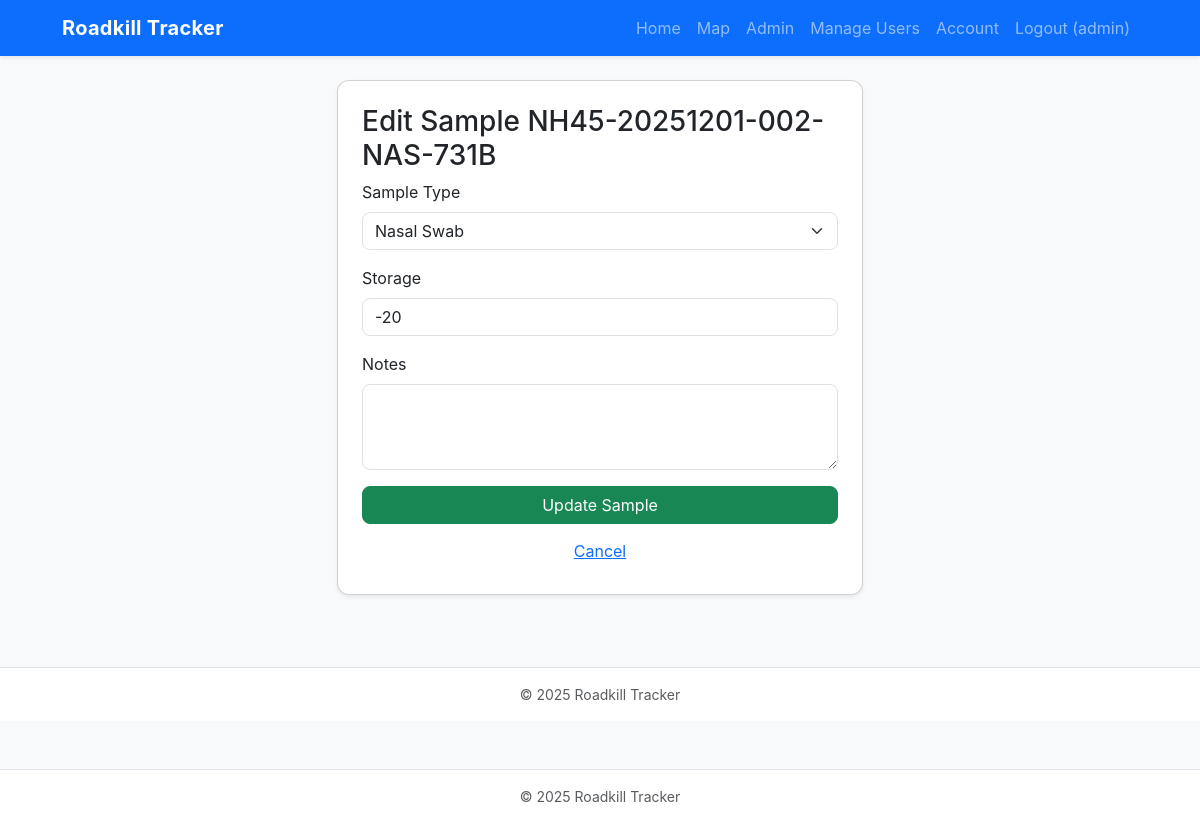
/sample/2/edit (signed in), run on the app's committed database.
### app.py (models this page shows)
class User(db.Model, UserMixin):
    id = db.Column(db.Integer, primary_key=True)
    username = db.Column(db.String(80), unique=True, nullable=False)
    pw_hash = db.Column(db.String(200), nullable=False)
    full_name = db.Column(db.String(120))
    email = db.Column(db.String(120))
    role = db.Column(db.String(50), default='collector')
    is_approved = db.Column(db.Boolean, default=False)

class Sample(db.Model):
    id = db.Column(db.Integer, primary_key=True)
    carcass_id = db.Column(db.Integer, db.ForeignKey('carcass.id'))
    uuid = db.Column(db.String(36), nullable=False, unique=True)
    label = db.Column(db.String(120), nullable=False, unique=True)
    sample_type = db.Column(db.String(60))
    collected_by = db.Column(db.String(120))
    collected_at = db.Column(db.DateTime, default=ist_now)
    storage = db.Column(db.String(120))
    notes = db.Column(db.Text)
    qr_path = db.Column(db.String(300))

### app.py (the view, shortened to what this page needs)
    @app.route('/sample/<int:sample_id>/edit', methods=['GET', 'POST'])
    @login_required
    def edit_sample(sample_id):
        if not is_admin():
            flash("Admin access required.")
            return redirect(url_for('view_sample', sample_id=sample_id))
        s = Sample.query.get_or_404(sample_id)
        return render_template('edit_sample.html', s=s)

### app.py (called while the page is built)
@login_manager.user_loader
def load_user(user_id):
    try:
        return User.query.get(int(user_id))
    except Exception:
        return None

def is_admin():
    return current_user.is_authenticated and getattr(current_user, 'role', None) == "admin"

### templates/edit_sample.html (shortened to what this page needs)
{% extends "base.html" %}
{% block content %}
<div class="row justify-content-center">
  <div class="col-lg-6">
    <div class="card shadow-sm p-4">
      <h3>Edit Sample {{ s.label }}</h3>
      <form method="POST">
        <div class="mb-3">
          <label class="form-label">Sample Type</label>
          <select name="sample_type_select" id="sampleTypeSelect" class="form-select" onchange="checkSampleTypeOther()" required>
            {% for opt in ['Nasal Swab', 'Oral Swab', 'Rectal Swab', 'Brain Swab', 'Brain Tissue', 'Lung Tissue', 'Liver Tissue', 'Urinary Bladder Swab', 'Urinary Bladder Tissue', 'Other'] %}
              <option value="{{ opt }}">{{ opt }}</option>
            {% endfor %}
          </select>
        </div>
        <div class="mb-3">
          <label class="form-label">Storage</label>
          <input name="storage" class="form-control" value="{{ s.storage }}">
        </div>
        <div class="mb-3">
          <label class="form-label">Notes</label>
          <textarea name="notes" class="form-control" rows="3">{{ s.notes }}</textarea>
        </div>
        <button class="btn btn-success w-100">Update Sample</button>
        <a href="{{ url_for('view_sample', sample_id=s.id) }}" class="btn btn-link w-100 mt-2">Cancel</a>
      </form>
    </div>
  </div>
</div>
{% endblock %}

### templates/base.html (shortened to what this page needs)
<!doctype html>
<html lang="en">
<head>
  <link href="https://cdn.jsdelivr.net/npm/bootstrap@5.3.3/dist/css/bootstrap.min.css" rel="stylesheet">
  <link href="https://cdnjs.cloudflare.com/ajax/libs/font-awesome/6.5.0/css/all.min.css" rel="stylesheet">
  <link rel="stylesheet" href="{{ url_for('static', filename='app.css') }}">
</head>
<body class="bg-light">
<nav class="navbar navbar-expand-lg navbar-dark bg-primary shadow-sm">
  <div class="container-lg">
    <a class="navbar-brand fw-bold" href="{{ url_for('index') }}">Roadkill Tracker</a>
    <div class="collapse navbar-collapse" id="navMenu">
      <ul class="navbar-nav ms-auto mb-2 mb-lg-0">
        <li class="nav-item"><a class="nav-link" href="{{ url_for('index') }}">Home</a></li>
        <li class="nav-item"><a class="nav-link" href="{{ url_for('map_view') }}">Map</a></li>
        {% if current_user.is_authenticated %}
          {% if current_user.role == 'admin' %}
            <li class="nav-item"><a class="nav-link" href="{{ url_for('admin_dashboard') }}">Admin</a></li>
            <li class="nav-item"><a class="nav-link" href="{{ url_for('manage_users') }}">Manage Users</a></li>
          {% endif %}
          <li class="nav-item"><a class="nav-link" href="{{ url_for('change_password') }}">Account</a></li>
          <li class="nav-item"><a class="nav-link" href="{{ url_for('logout') }}">Logout ({{ current_user.username }})</a></li>
        {% else %}
          <li class="nav-item"><a class="nav-link" href="{{ url_for('login') }}">Login</a></li>
        {% endif %}
      </ul>
    </div>
  </div>
</nav>
<div class="container-lg py-4">
  {% block content %}{% endblock %}
</div>
<footer class="bg-white border-top py-3 mt-5">
  <div class="container-lg text-center small text-muted">
    © {{ datetime.utcnow().year }} Roadkill Tracker
  </div>
</footer>
</body>
</html>
<footer class="bg-white border-top py-3 mt-5">
  <div class="container-lg text-center small text-muted">
    © {{ datetime.utcnow().year }} Roadkill Tracker
  </div>
</footer>
</body>
</html>

### static/app.css (style rules this page uses)
:root { --brand:#0d6efd; }
body { font-family: Inter, system-ui, -apple-system, 'Segoe UI', Roboto, 'Helvetica Neue', Arial; }
.navbar-brand { letter-spacing:0.3px }
.card { border-radius:12px }
.btn { border-radius:8px }
.form-control, .form-select { border-radius:8px }
.container-lg { max-width:1100px }

### data on the page
User: username "admin"
Sample: label "NH45-20251201-002-NAS-731B", storage "-20"

### other printed values
form field sample_type_select "Nasal Swab"
